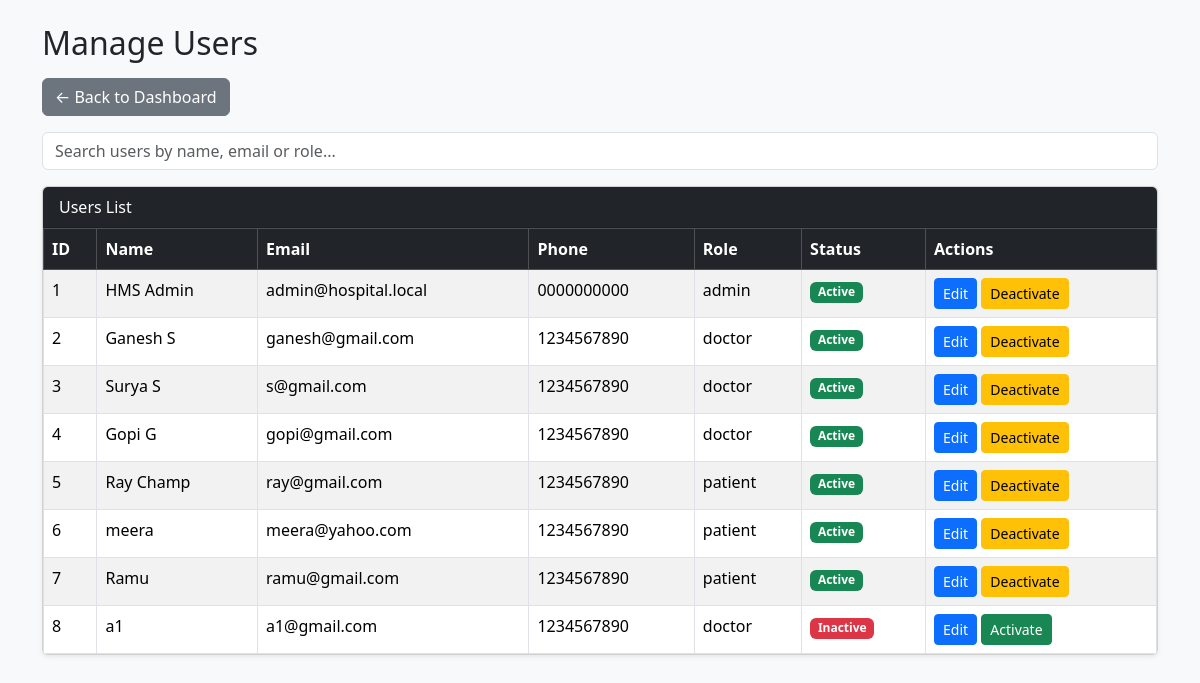
Page /admin/users (signed in) on the committed database.
### app/models.py (models this page shows, shortened)
class User(UserMixin, db.Model):
    __tablename__ = 'users'
    id = db.Column(db.Integer, primary_key=True)
    role = db.Column(db.String(20), nullable=False)
    email = db.Column(db.String(120), unique=True, nullable=False)
    password_hash = db.Column(db.String(128), nullable=False)
    name = db.Column(db.String(120), nullable=False)
    phone = db.Column(db.String(20))
    department_id = db.Column(db.Integer, db.ForeignKey('departments.id'))  # NEW LINE
    created_at = db.Column(db.DateTime, default=datetime.utcnow)
    is_active = db.Column(db.Boolean, default=True)

### app/routes.py (the view)
    @app.route('/admin/users')
    @login_required
    def manage_users():
        if current_user.role != 'admin':
            flash('Unauthorized access!', 'danger')
            return redirect(url_for('login'))
        users = User.query.all()
        return render_template('admin_users.html', users=users)

### app/__init__.py (called while the page is built)
def create_app():
    app = Flask(__name__, template_folder="templates")
    app.config['SQLALCHEMY_DATABASE_URI'] = 'sqlite:///hms.db'
    app.config['SQLALCHEMY_TRACK_MODIFICATIONS'] = False
    app.config['SECRET_KEY'] = 'dev-secret-change-this'
    db.init_app(app)
    login_manager.init_app(app)
    @login_manager.user_loader
    def load_user(user_id):
        return User.query.get(int(user_id))
    @app.route('/')
    def index():
        return render_template('index.html')
    from .routes import init_routes
    init_routes(app)
    return app

### app/templates/admin_users.html (shortened to what this page needs)
<!DOCTYPE html>
<html>
<head>
    <link rel="stylesheet" href="https://cdn.jsdelivr.net/npm/bootstrap@5.3.2/dist/css/bootstrap.min.css">
</head>
<body class="bg-light">
<div class="container mt-4">
    <h2 class="mb-3">Manage Users</h2>
    <a href="{{ url_for('admin_dashboard') }}" class="btn btn-secondary mb-3">← Back to Dashboard</a>
    <input id="userSearchBox"
           class="form-control mb-3"
           type="text"
           placeholder="Search users by name, email or role...">
    <div class="card shadow-sm">
        <div class="card-header bg-dark text-white">
            Users List
        </div>
        <div class="card-body p-0">
            <div class="table-scroll">
                <table class="table table-bordered table-striped mb-0">
                    <thead class="table-dark">
                        <tr>
                            <th>ID</th>
                            <th>Name</th>
                            <th>Email</th>
                            <th>Phone</th>
                            <th>Role</th>
                            <th>Status</th>
                            <th>Actions</th>
                        </tr>
                    </thead>
                    <tbody id="userTableBody">
                        {% for user in users %}
                        <tr>
                            <td>{{ user.id }}</td>
                            <td>{{ user.name }}</td>
                            <td>{{ user.email }}</td>
                            <td>{{ user.phone }}</td>
                            <td>{{ user.role }}</td>
                            <td>
                                {% if user.is_active %}
                                    <span class="badge bg-success">Active</span>
                                {% else %}
                                    <span class="badge bg-danger">Inactive</span>
                                {% endif %}
                            </td>
                            <td>
                                <a href="{{ url_for('edit_user', user_id=user.id) }}"
                                   class="btn btn-sm btn-primary">Edit</a>
                                <form method="POST"
                                      action="{{ url_for('toggle_user_status', user_id=user.id) }}"
                                      style="display:inline-block;">
                                    {% if user.is_active %}
                                        <button class="btn btn-sm btn-warning">Deactivate</button>
                                    {% else %}
                                        <button class="btn btn-sm btn-success">Activate</button>
                                    {% endif %}
                                </form>
                            </td>
                        </tr>
                        {% endfor %}
                    </tbody>
                </table>
            </div>
        </div>
    </div>
</div>
</body>
</html>

### app/templates/admin_users.html (style rules this page uses)
.table-scroll { max-height: 60vh; overflow-y: auto; display: block; }
thead th { position: sticky; top: 0; background: #212529; color: white; z-index: 10; }

### rows in the picture
User: id "1", name "HMS Admin", email "admin@hospital.local", phone "0000000000", role "admin", is_active "Active"
User: id "2", name "Ganesh S", email "ganesh@gmail.com", phone "1234567890", role "doctor", is_active "Active"
User: id "3", name "Surya S", email "s@gmail.com", phone "1234567890", role "doctor", is_active "Active"
User: id "4", name "Gopi G", email "gopi@gmail.com", phone "1234567890", role "doctor", is_active "Active"
User: id "5", name "Ray Champ", email "ray@gmail.com", phone "1234567890", role "patient", is_active "Active"
User: id "6", name "meera", email "meera@yahoo.com", phone "1234567890", role "patient", is_active "Active"
User: id "7", name "Ramu", email "ramu@gmail.com", phone "1234567890", role "patient", is_active "Active"
User: id "8", name "a1", email "a1@gmail.com", phone "1234567890", role "doctor", is_active "Inactive"
